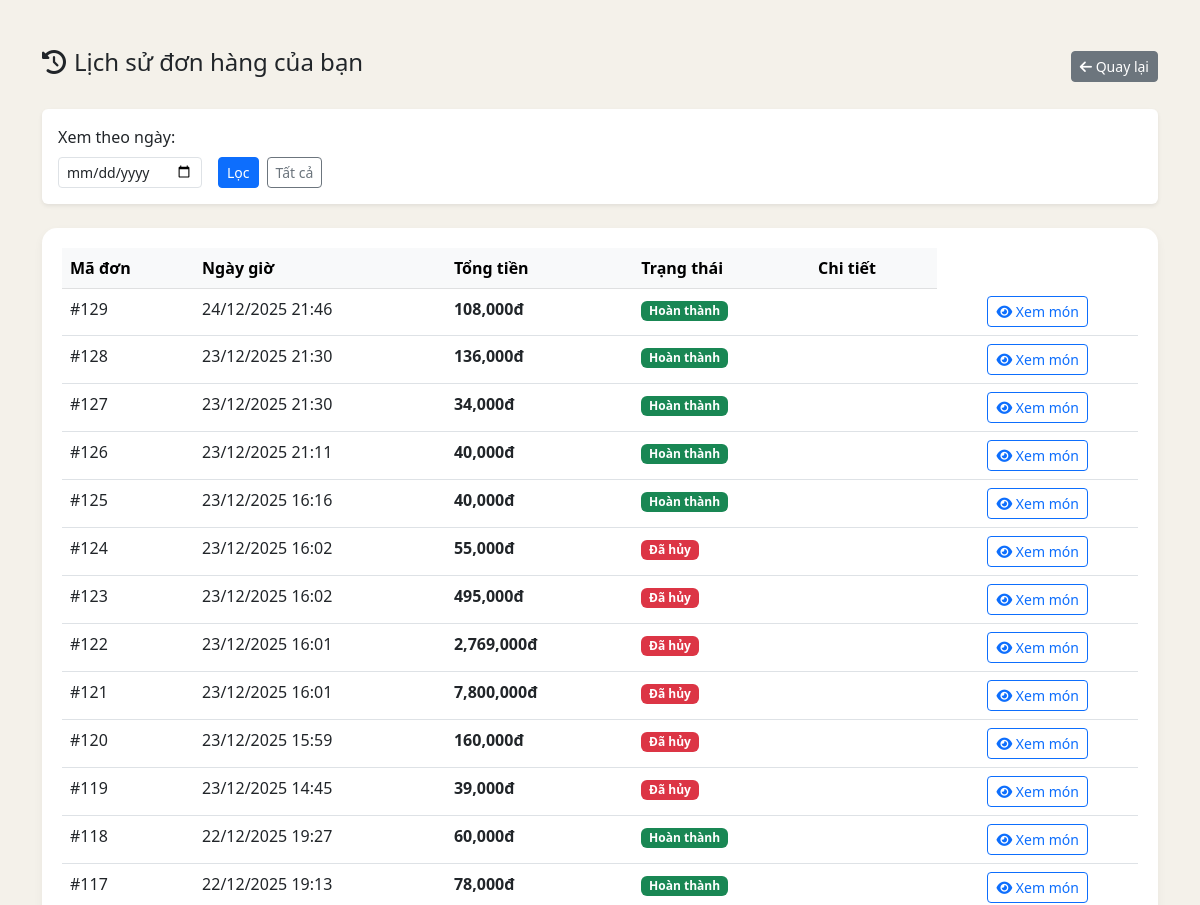
Before: /pos/history.php (signed in, upper part) with the older database file.
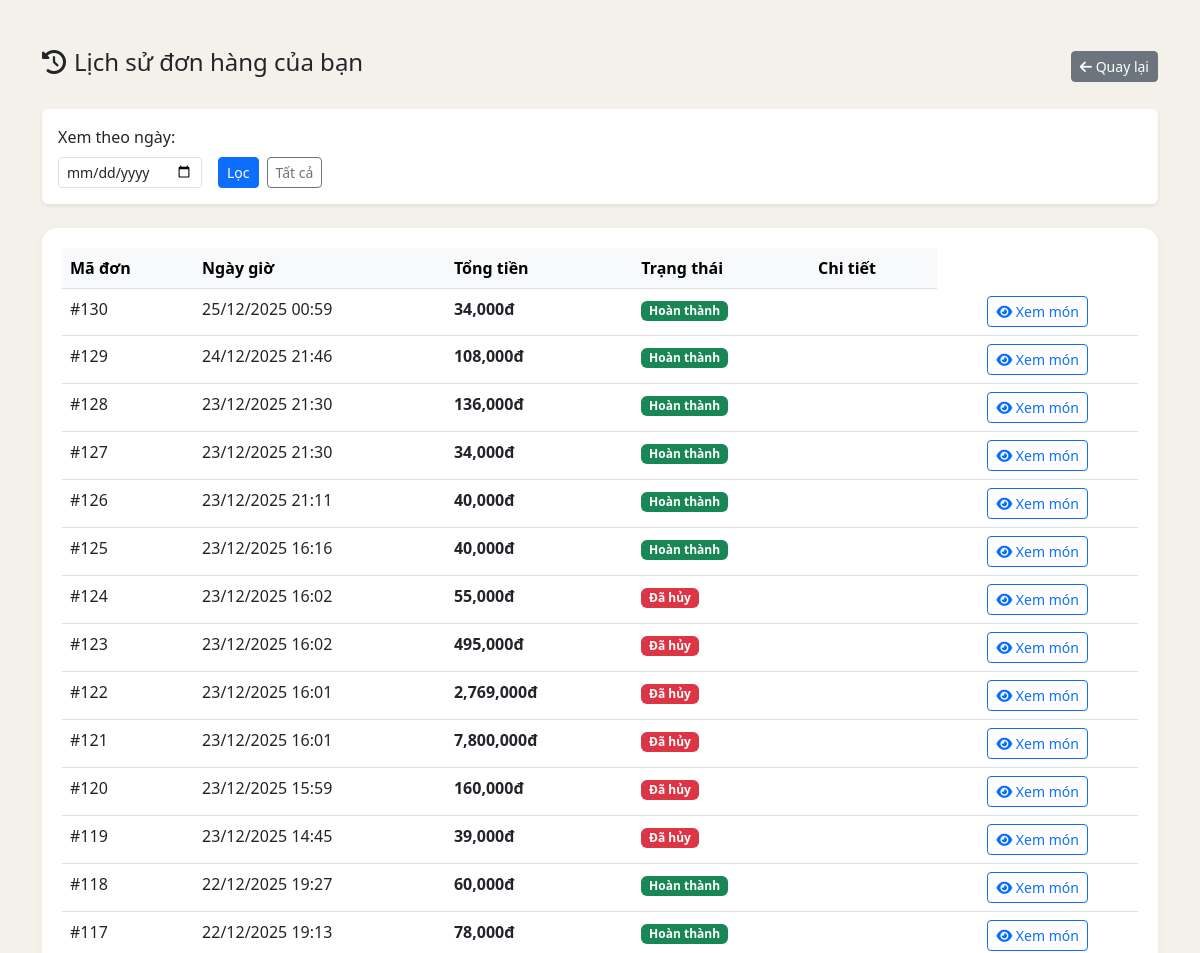
After: the same page with the newer database file.
### tables this page shows
CREATE TABLE `orders` (
  `id` int(11) NOT NULL,
  `user_id` int(11) NOT NULL DEFAULT 1,
  `order_date` datetime NOT NULL DEFAULT current_timestamp(),
  `total_price` int(11) NOT NULL,
  `payment_method` varchar(50) DEFAULT 'cash' COMMENT 'cash hoặc transfer',
  `status` varchar(255) NOT NULL DEFAULT 'not_paid',
  `session_id` int(11) DEFAULT NULL,
  `voucher_code` varchar(50) DEFAULT NULL,
  `discount_percent` decimal(5,2) DEFAULT 0.00,
  `final_amount` decimal(10,2) DEFAULT 0.00
);

### pos/history.php (the view, shortened to what this page needs)
<?php
global $mysqli;
$user_id = $_SESSION['user_id'];
$filter_date = isset($_GET['date']) ? $_GET['date'] : '';
$where_clause = "WHERE user_id = $user_id";
$query = "SELECT * FROM orders $where_clause ORDER BY order_date DESC";
$result = $mysqli->query($query);
?>
<!DOCTYPE html>
<html lang="vi">
<head>
    <link href="https://cdn.jsdelivr.net/npm/bootstrap@5.3.0/dist/css/bootstrap.min.css" rel="stylesheet">
    <link rel="stylesheet" href="https://cdnjs.cloudflare.com/ajax/libs/font-awesome/6.4.0/css/all.min.css">
</head>
<body>
<div class="container py-5">
    <div class="d-flex justify-content-between align-items-center mb-4">
        <h4><i class="fa-solid fa-clock-rotate-left me-2"></i>Lịch sử đơn hàng của bạn</h4>
        <a href="index.php" class="btn btn-secondary btn-sm"><i class="fa-solid fa-arrow-left"></i> Quay lại</a>
    </div>
    <div class="card mb-4 border-0 shadow-sm">
        <div class="card-body">
            <form class="row g-3" method="GET">
                <div class="col-auto">
                    <label class="form-label">Xem theo ngày:</label>
                    <input type="date" name="date" class="form-control form-control-sm" value="<?= $filter_date ?>">
                </div>
                <div class="col-auto d-flex align-items-end">
                    <button type="submit" class="btn btn-primary btn-sm me-2">Lọc</button>
                    <a href="history.php" class="btn btn-outline-secondary btn-sm">Tất cả</a>
                </div>
            </form>
        </div>
    </div>
    <div class="table-container">
        <table class="table table-hover">
            <thead class="table-light">
                <tr>
                    <th>Mã đơn</th>
                    <th>Ngày giờ</th>
                    <th>Tổng tiền</th>
                    <th>Trạng thái</th>
                    <th>Chi tiết</th>
                </tr>
            </thead>
            <tbody>
                <?php if ($result->num_rows > 0): ?>
                    <?php while($row = $result->fetch_assoc()): ?>
                    <tr>
                        <td>#<?= $row['id'] ?></td>
                        <td><?= date('d/m/Y H:i', strtotime($row['order_date'])) ?></td>
                        <td class="fw-bold"><?= number_format($row['total_price']) ?>đ</td>
                        <td>
                            <?php
                            switch ($row['status']) {
                                case 'not_paid':
                                    echo '<span class="badge bg-warning text-dark">Chờ xử lý</span>';
                                    break;
                                case 'paid':
                                    echo '<span class="badge bg-success">Hoàn thành</span>';
                                    break;
                                case 'canceled':
                                    echo '<span class="badge bg-danger">Đã hủy</span>';
                                    break;
                            }
                            ?>
                        <td>
                            <td class="text-center">
    <button class="btn btn-sm btn-outline-primary btn-view-detail"
            data-id="<?= $row['id'] ?>">
        <i class="fa-solid fa-eye"></i> Xem món
    </button>
</td>
                        </td>
                    </tr>
                    <?php endwhile; ?>
                <?php else: ?>
                    <tr><td colspan="5" class="text-center text-muted">Bạn chưa có đơn hàng nào trong ngày này.</td></tr>
                <?php endif; ?>
            </tbody>
        </table>
    </div>
</div>
</body>
</html>

Changed rows visible on the page:
added orders: id "130", order_date "25/12/2025 00:59", total_price "34,000", status "Hoàn thành"
